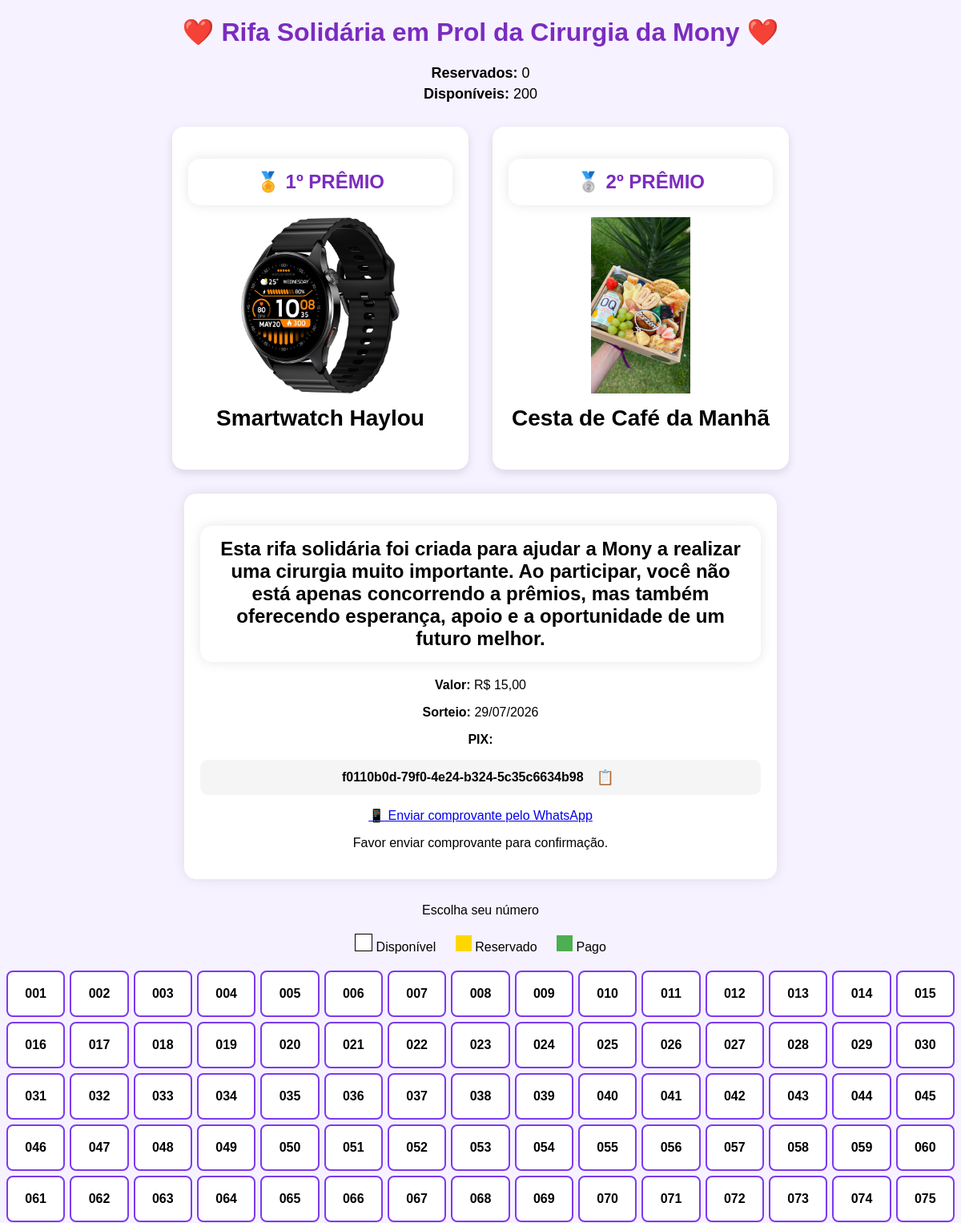
/ (upper part), run on an earlier commit of the app's database.
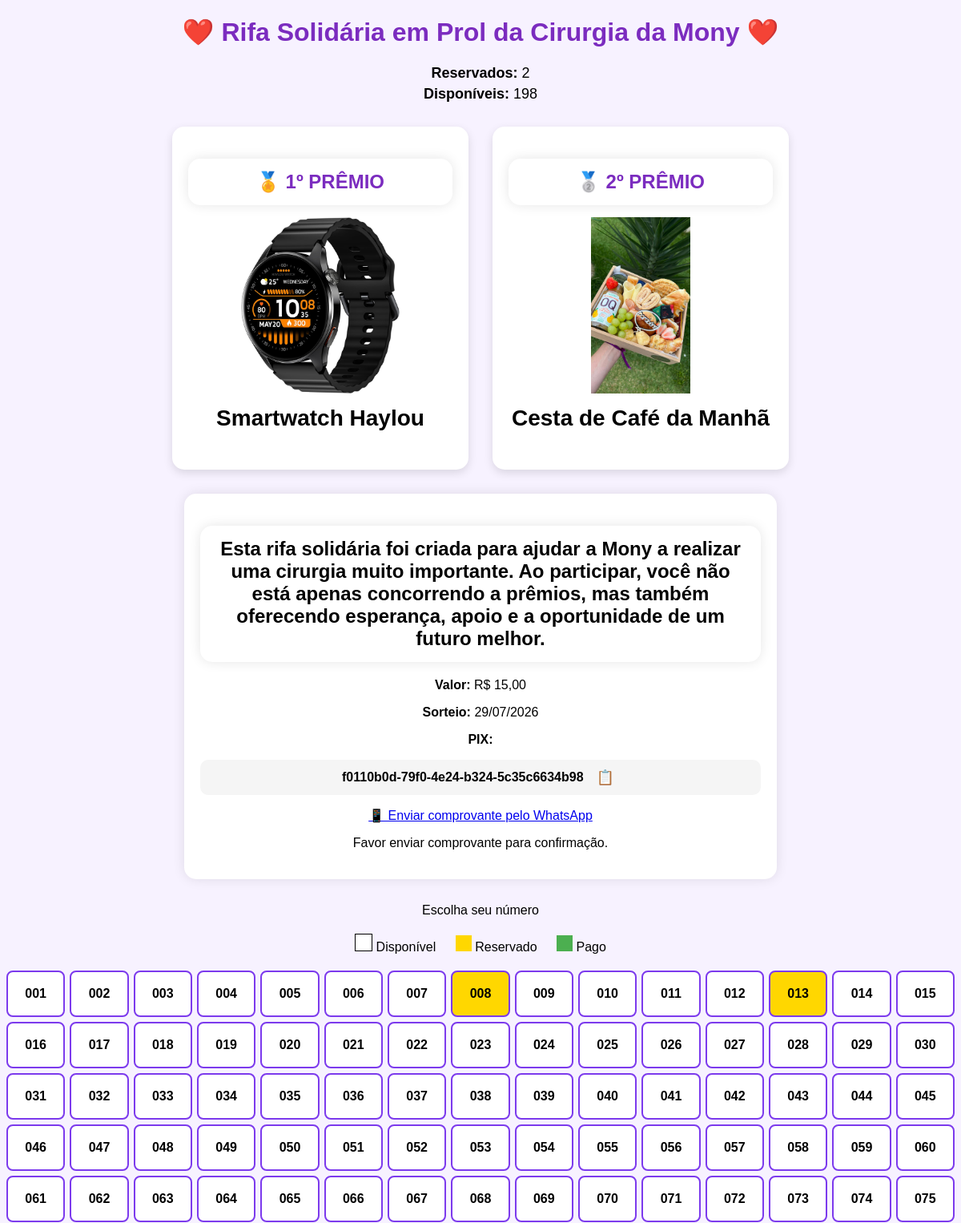
And on a later commit of the database.
### models.py (models this page shows)
class Numero(db.Model):
    ...
    id = db.Column(db.Integer, primary_key=True)
    numero = db.Column(
        db.Integer,
        unique=True,
        nullable=False
    )
    status = db.Column(
        db.String(50),
        default="disponivel"
    )
    nome = db.Column(
        db.String(100)
    )
    telefone = db.Column(
        db.String(20)
    )

### app.py (the view)
@app.route("/")
def index():
    numeros = Numero.query.order_by(Numero.numero).all()
    reservados = Numero.query.filter(
        Numero.status.in_(["reservado", "pago"])
    ).count()
    disponiveis = Numero.query.filter_by(
        status="disponivel"
    ).count()
    return render_template(
        "index.html",
        numeros=numeros,
        reservados=reservados,
        disponiveis=disponiveis
    )

### templates/index.html (shortened to what this page needs)
<!doctype html>
<html lang="pt-BR">
  <head>
    <link
      rel="stylesheet"
      href="{{ url_for('static', filename='css/style.css') }}"
    />
  </head>
  <body>
    <h1>❤️ Rifa Solidária em Prol da Cirurgia da Mony ❤️</h1>
    <div class="estatisticas">
      <p><strong>Reservados:</strong> {{ reservados }}</p>
      <p><strong>Disponíveis:</strong> {{ disponiveis }}</p>
    </div>
    <div class="premios">
      <div class="premio">
        <h2 style="color: #7b2cbf; margin-bottom: 10px">🏅 1º PRÊMIO</h2>
        <img
          src="{{ url_for('static', filename='imagens/relogio.jpg') }}"
          alt="Smartwatch"
        />
        <h3>Smartwatch Haylou</h3>
      </div>
      <div class="premio">
        <h2 style="color: #7b2cbf; margin-bottom: 10px">🥈 2º PRÊMIO</h2>
        <img
          src="{{ url_for('static', filename='imagens/cesta.jpg') }}"
          alt="Cesta"
        />
        <h3>Cesta de Café da Manhã</h3>
      </div>
    </div>
    <div class="info-rifa">
      <h2>
        Esta rifa solidária foi criada para ajudar a Mony a realizar uma
        cirurgia muito importante. Ao participar, você não está apenas
        concorrendo a prêmios, mas também oferecendo esperança, apoio e a
        oportunidade de um futuro melhor.
      </h2>
      <p><strong>Valor:</strong> R$ 15,00</p>
      <p><strong>Sorteio:</strong> 29/07/2026</p>
      <p><strong>PIX:</strong></p>
      <div class="pix-box">
        <span id="pixKeyInicial">f0110b0d-79f0-4e24-b324-5c35c6634b98</span>
        <button
          onclick="copiarPixInicial()"
          class="btn-copy"
          title="Copiar PIX"
        >
          📋
        </button>
      </div>
      <p>
        <a
          href="https://wa.me/5562999051610?text=Olá,%20acabei%20de%20fazer%20o%20pagamento%20da%20rifa%20e%20vou%20enviar%20o%20comprovante."
          target="_blank"
          class="btn-whatsapp"
        >
          📱 Enviar comprovante pelo WhatsApp
        </a>
      </p>
      <p>Favor enviar comprovante para confirmação.</p>
    </div>
    <p>Escolha seu número</p>
    <div style="margin: 20px">
      <span
        style="
          display: inline-block;
          width: 20px;
          height: 20px;
          background: white;
          border: 1px solid #000;
        "
      ></span>
      Disponível
      <span
        style="
          display: inline-block;
          width: 20px;
          height: 20px;
          background: #ffd700;
          margin-left: 20px;
        "
      ></span>
      Reservado
      <span
        style="
          display: inline-block;
          width: 20px;
          height: 20px;
          background: #4caf50;
          margin-left: 20px;
        "
      ></span>
      Pago
    </div>
    <div class="grid">
      {% for numero in numeros %}
      <div class="numero {{ numero.status }}">
        {% if numero.status == 'reservado' or numero.status == 'pago' %}
        <span>{{ "%03d"|format(numero.numero) }}</span>
        {% else %}
        <div
          class="numero-disponivel"
          data-id="{{ numero.id }}"
          data-numero="{{ '%03d'|format(numero.numero) }}"
        >
          {{ "%03d"|format(numero.numero) }}
        </div>
        {% endif %}
      </div>
      {% endfor %}
    </div>
  </body>
</html>

What changed in the data, as far as the page shows it:
changed Numero (number 8 of 75 on the later page): status "disponivel" → "reservado" (drawn)
changed Numero (number 13 of 75 on the later page): status "disponivel" → "reservado" (drawn)
Also different on the page:
{{ reservados }}: "0" → "2"
{{ disponiveis }}: "200" → "198"
